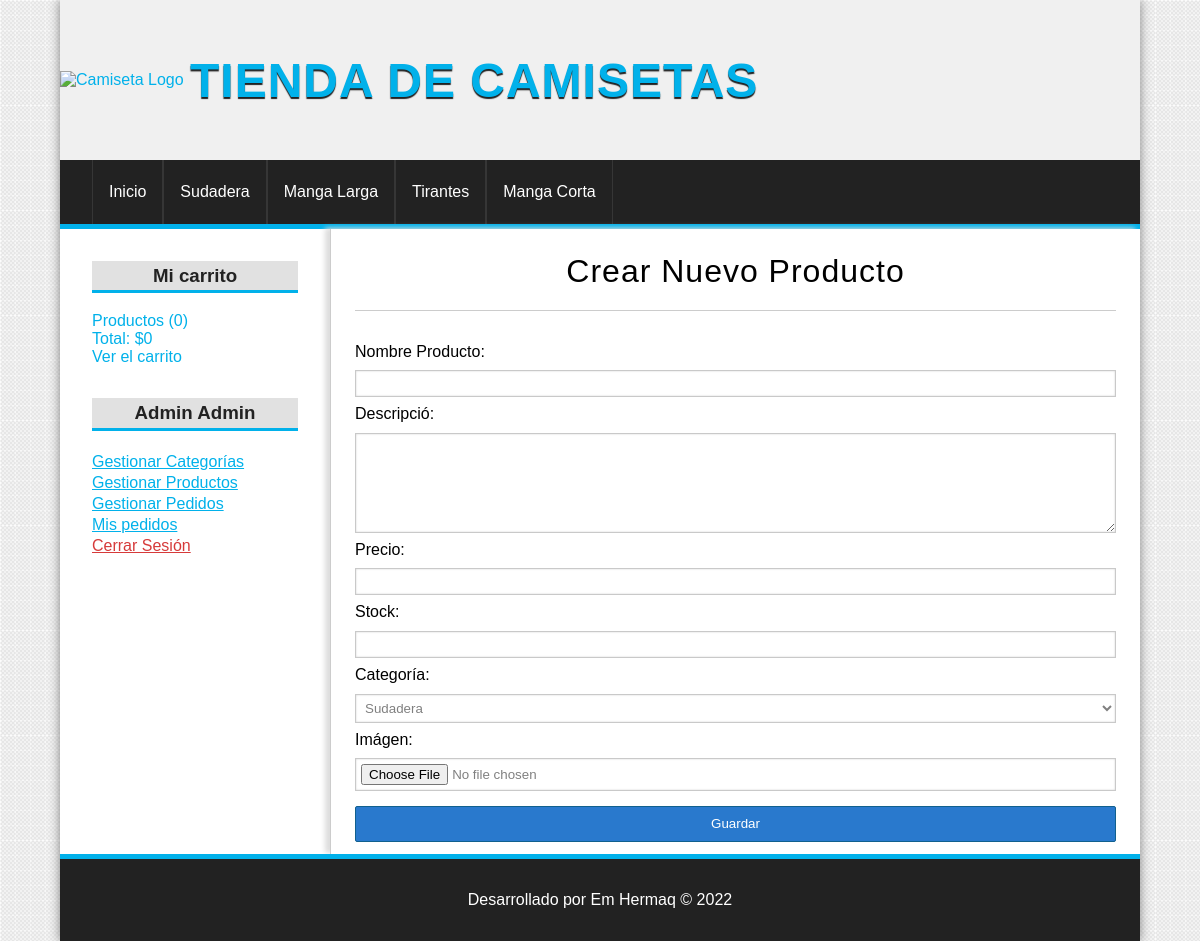
Page /producto/crear (signed in) on the committed database.
### tables this page shows
CREATE TABLE categorias(
    id INT(255) AUTO_INCREMENT NOT NULL,
    nombre VARCHAR(100) NOT NULL,

    CONsTRAINT pk_categorias PRIMARY KEY(id)
);

### config/db.php (called while the page is built)
<?php
class Database{
    public static function connect(){
        $db = new mysqli('localhost', 'root', '', 'tienda_master');
        $db->query("SET NAMES 'utf8'");
        return $db;
    }
}

### helpers/utils.php (called while the page is built, shortened)
<?php
class Utils{
    public static function showCategorias(){
        require_once 'models/categoria.php';
        $categoria = new Categoria();
        $categorias = $categoria->getAll();
        return $categorias;
    }
}

### models/categoria.php (called while the page is built, shortened)
<?php
class Categoria{
    private $db;
    public function __construct(){
        $this->db = Database::connect();
    }
    public function getAll(){
        $categorias = $this->db->query("SELECT * FROM categorias ORDER BY id DESC;");
        return $categorias;
    }
}

### controllers/ProductoController.php (called while the page is built, shortened)
<?php
class productoController{
    public function crear(){
        require_once 'views/producto/crear.php';
    }
}

### views/producto/crear.php (the view, shortened to what this page needs)
<?php if(isset($edit) && isset($pro) && is_object($pro)):?>
    <h1>Editar Productos <?=$pro->nombre?></h1>
    <?php $url_action = base_url."producto/save&id=".$pro->id; ?>
<?php else: ?>
    <h1>Crear Nuevo Producto</h1>
    <?php $url_action = base_url."producto/save"; ?>
<?php endif; ?>
<div class="block-aside">
    <form action="<?=$url_action?>" method="POST" enctype="multipart/form-data">
        <label for="nombre">Nombre Producto:</label>
        <input type="text" name="nombre" value="<?=isset($pro) &&  is_object($pro) ? $pro->nombre : ''; ?>" required/>
        <label for="descripcion">Descripció:</label>
        <textarea name="descripcion">
            <?=isset($pro) &&  is_object($pro) ? trim($pro->descripcion) : '' ?>
        </textarea>
        <label for="precio">Precio:</label>
        <input type="text" name="precio" value="<?=isset($pro) &&  is_object($pro) ? $pro->precio : ''; ?>" required/>
        <label for="stock">Stock:</label>
        <input type="number" name="stock" value="<?=isset($pro) &&  is_object($pro) ? $pro->stock : ''; ?>" required/>
        <label for="categoria">Categoría:</label>
        <?php $categorias = Utils::showCategorias() ?>
        <select name="categoria">
            <?php while($cat = $categorias->fetch_object()):?>
                <option value="<?= $cat->id ?>" <?=isset($pro) &&  is_object($pro) && $cat->id == $pro->categoria_id ? 'selected' : ''; ?>>
                    <?= $cat->nombre ?>
                </option>
            <?php endwhile; ?>
        </select>
        <label for="imagen">Imágen:</label>
        <input type="file" name="imagen"/>
        <input type="submit" value="Guardar">
    </form>
</div>

### views/layout/header.php (shortened to what this page needs)
<!DOCTYPE html>
<html lang="es">
<head>
    <link rel="stylesheet" type="text/css" href="<?=base_url?>assets/css/styles.css">
</head>
<body>
    <div id="container">
        <header id="header">
            <a href="<?=base_url?>">
                <img src="<?=base_url?>assets/img/logo.png" alt="Camiseta Logo">
                <h1>Tienda de Camisetas</h1>
            </a>
        </header>
        <?php $categorias = Utils::showCategorias() ?>
        <nav id="menu">
            <ul>
                <li><a href="<?=base_url?>">Inicio</a></li>
                <?php while($cat = $categorias->fetch_object()): ?>
                    <li><a href="<?=base_url?>categoria/ver&id=<?=$cat->id?>"><?= $cat->nombre ?></a></li>
                <?php endwhile; ?>
            </ul>
        </nav>

### assets/css/styles.css (style rules this page uses)
* { margin: 0px; padding: 0px; font-family: Arial, Helvetica, sans-serif; box-sizing: border-box; list-style: none; text-decoration: none; }
body { background: url(../img/bg.png); }
a { color: #01b1ea; transition: all 200ms ease-in-out; cursor: pointer; }
#container { width: 90vw; margin: 0px auto; box-shadow: 0px 0px 10px grey; background: white; display: grid; grid-template-columns: repeat(12, 1fr); }
#header { background: #f0f0f0; height: 20vh; width: 100%; grid-column: 1 / -1; }
#header > a { height: 100%; display: flex; align-items: center; }
#header > a > img { width: 130px; }
#header > a > h1 { text-transform: uppercase; font-weight: bold; font-size: 3em; letter-spacing: 1px; color: #01b1ea; text-shadow: 0px 2px 1px #222222; transition: all 200ms; }
#menu { background: #222222; border-bottom: 5px solid #01b1ea; grid-column: 1 / -1; }
#menu > ul { height: 100%; display: flex; align-items: center; flex-wrap: wrap; margin: 0px 2em; }
#menu > ul > li { height: 100%; display: flex; justify-content: center; align-items: center; height: 8vh; }
#menu > ul > li > a { height: 100%; width: 100%; border-right: 1px solid #363636; color: white; text-align: center; display: flex; justify-content: center; align-items: center; padding: 1em; }
#menu > ul > li > a:first-child { border-left: 1px solid #363636; }
.block-aside form { display: flex; flex-direction: column; }
.block-aside form > * { margin-bottom: 0.6em; }
input[type="text"], input[type="password"], input[type="email"], input[type="number"], input[type="file"], textarea, select { border: 1px solid #c9c9c9; box-shadow: 0px 0px 2px #cccccc inset; background: white; padding: 5px; color: gray; transition: all 300ms; }
input[type="button"], input[type="submit"], button { margin-top: 0.5em; color: white; background: #2979CD; padding: 0.7em; border-radius: 2px; border: 1px solid #11608e; cursor: pointer; }
textarea { width: 100%; resize: vertical; min-height: 100px; }
#central h1 { height: 10%; flex: 0 0 100%; text-align: center; letter-spacing: 1px; border-bottom: 1px solid #cccccc; font-weight: normal; margin-bottom: 1em; }

### rows in the picture
categorias: nombre "Sudadera"
categorias: nombre "Manga Larga"
categorias: nombre "Tirantes"
categorias: nombre "Manga Corta"

### other values in the picture
$stats['count'] "0"
$stats['total'] "0"
$_SESSION['identity']->nombre "Admin"
$_SESSION['identity']->apellidos "Admin"
form field categoria "Sudadera"
